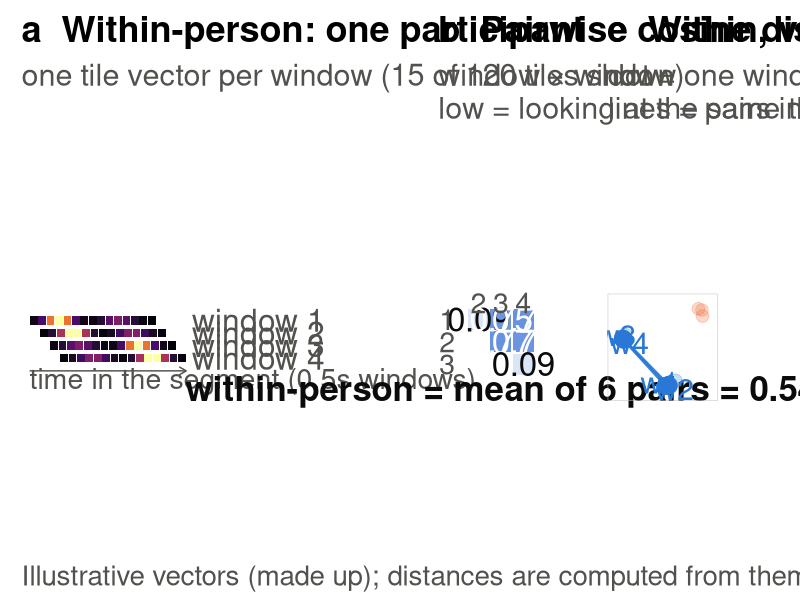
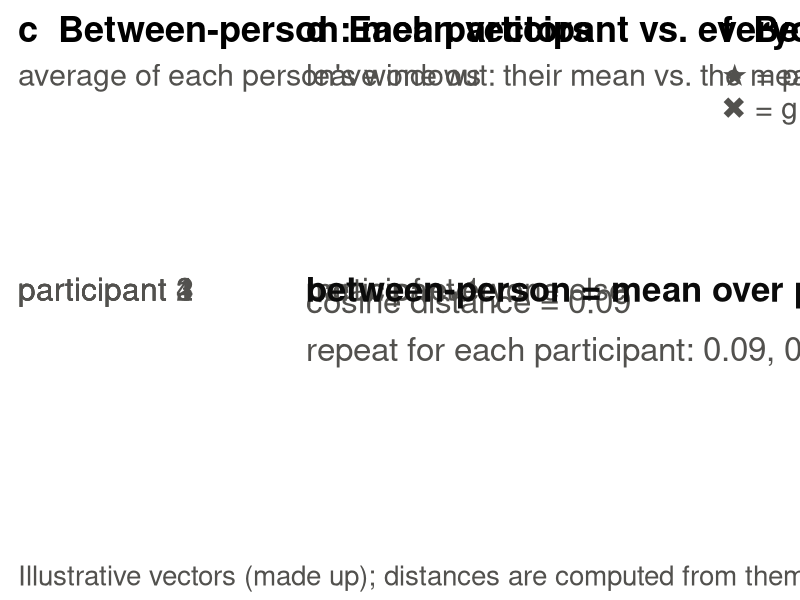

These figures' R source, in order:
## plot_within_between_schematic.R
## Generic schematic of the within/between cosine metric (calc_within_between_cosine.py), with illustrative (made-up)
## 15-block tile vectors; distances shown are computed from those vectors, and e/f place them in 2D by classical MDS.
##   within  = one person's windows in a segment, mean pairwise cosine distance
##   between = each person's segment-mean vector vs. the leave-one-out mean of everyone else's, averaged over people
##
## Output: figures/presentations/{within,between}_schematic.png
## Usage: Rscript scripts/preprocessing/viz/plot_within_between_schematic.R

suppressPackageStartupMessages({
  library(dplyr)
  library(tidyr)
  library(ggplot2)
  library(patchwork)
  library(here)
})

N <- 15; N_WIN <- 4; N_PEOPLE <- 4
SHIFT <- 1.2  # blocks each later window is offset right
TS <- 2  # text scale
INK <- "#0b0b0b"; INK2 <- "#52514e"; ACCENT <- "#2a78d6"

bump <- function(mu, sd = 0.8, h = 1) h * exp(-((1:N) - mu)^2 / (2 * sd^2))
cos_dist <- function(a, b) 1 - sum(a * b) / sqrt(sum(a^2) * sum(b^2))
# person x window peaks: people move between targets, and differ in which targets and how often
peaks <- list(c(4, 4.5, 11, 11.5), c(4.5, 5, 4, 10.5), c(7.5, 8, 11, 7), c(11, 11.5, 4, 11.5))
V <- lapply(peaks, \(pk) lapply(pk, \(m) bump(m) + bump(ifelse(m < 8, m + 7, m - 7), 0.9, 0.12)))

within_pairs <- combn(N_WIN, 2)
D1 <- matrix(NA, N_WIN, N_WIN)
for (k in seq_len(ncol(within_pairs))) {
  i <- within_pairs[1, k]; j <- within_pairs[2, k]
  D1[i, j] <- D1[j, i] <- cos_dist(V[[1]][[i]], V[[1]][[j]])
}
within_p1 <- mean(D1[upper.tri(D1)])
means <- lapply(V, \(w) Reduce(`+`, w) / N_WIN)
loo <- lapply(seq_len(N_PEOPLE), \(p) Reduce(`+`, means[-p]) / (N_PEOPLE - 1))
d_between <- sapply(seq_len(N_PEOPLE), \(p) cos_dist(means[[p]], loo[[p]]))

fill_scale <- scale_fill_viridis_c(option = "inferno", limits = c(0, 1), trans = "sqrt", guide = "none")
theme_s <- theme_void(base_size = 12 * TS) +
  theme(plot.title = element_text(size = 13 * TS, face = "bold", hjust = 0, margin = margin(b = 10)),
        plot.subtitle = element_text(size = 11 * TS, color = INK2, margin = margin(b = 14)), plot.margin = margin(6, 18, 6, 10))
strip_df <- function(vecs, labels, shift = 0) {
  bind_rows(lapply(seq_along(vecs), \(k) tibble(row = k, label = labels[k], x = 1:N + (k - 1) * shift, value = vecs[[k]] / max(vecs[[k]]))))
}
strips <- function(df, gap = 1.5, label_size = 4 * TS, extra_right = 0) {
  y_of <- function(r) -r * gap
  lab <- distinct(df, row, label) |> mutate(x = max(df$x) + 1.2 + extra_right, y = y_of(row))
  ggplot(df, aes(x, y_of(row), fill = value)) +
    geom_tile(width = 0.92, height = 1) +
    geom_text(data = lab, aes(x, y, label = label), inherit.aes = FALSE, hjust = 0, size = label_size, color = INK2) +
    fill_scale + coord_fixed(clip = "off") + theme_s
}

## a: one person's windows across a segment
win_labels <- sprintf("window %d", 1:N_WIN)
pa <- strips(strip_df(V[[1]], win_labels, SHIFT)) +
  annotate("segment", x = 0.5, xend = N + (N_WIN - 1) * SHIFT + 0.5, y = -(N_WIN + 1) * 1.5, yend = -(N_WIN + 1) * 1.5,
           arrow = arrow(length = unit(2, "mm")), color = INK2) +
  annotate("text", x = 0.5, y = -(N_WIN + 1) * 1.5 - 0.9, label = "time in the segment (0.5s windows)", hjust = 0, size = 3.6 * TS, color = INK2) +
  labs(title = "a  Within-person: one participant", subtitle = "one tile vector per window (15 of 120 tiles shown)") +
  theme(plot.margin = margin(6, 162, 6, 10))

## b: pairwise distances between that person's windows
dm <- expand.grid(i = 1:N_WIN, j = 1:N_WIN) |> mutate(d = D1[cbind(i, j)]) |> filter(i < j)
pb <- ggplot(dm, aes(j, -i)) +
  geom_tile(aes(fill = d), width = 0.94, height = 0.94) +
  geom_text(aes(label = sprintf("%.2f", d), color = d > 0.5), size = 4.2 * TS) +
  scale_fill_gradient(low = "#e8f1fb", high = ACCENT, limits = c(0, 1), guide = "none") +
  scale_color_manual(values = c(`FALSE` = INK, `TRUE` = "white"), guide = "none") +
  annotate("text", x = 2:N_WIN, y = -0.25, label = 2:N_WIN, size = 3.6 * TS, color = INK2) +
  annotate("text", x = 0.6, y = -(1:(N_WIN - 1)), label = 1:(N_WIN - 1), size = 3.6 * TS, color = INK2) +
  annotate("text", x = (N_WIN + 2) / 2, y = -N_WIN - 0.1, size = 4.4 * TS, color = INK, fontface = "bold",
           label = sprintf("within-person = mean of %d pairs = %.2f", ncol(within_pairs), within_p1)) +
  coord_fixed(xlim = c(0.4, N_WIN + 0.6), ylim = c(-N_WIN - 0.5, 0), clip = "off") +
  labs(title = "b  Pairwise cosine distance", subtitle = "window × window\nlow = looking at the same thing") +
  theme_s

## c: each person's segment-mean vector
pc <- strips(strip_df(means, sprintf("participant %d", 1:N_PEOPLE))) +
  annotate("rect", xmin = 0.45, xmax = N + 0.55, ymin = -1.5 - 0.6, ymax = -1.5 + 0.6, fill = NA, color = ACCENT, linewidth = 0.8) +
  labs(title = "c  Between-person: mean vectors", subtitle = "average of each person's windows") +
  theme(plot.margin = margin(6, 198, 6, 10))

## d: one person vs. the leave-one-out mean of the others
d_df <- strip_df(list(means[[1]], loo[[1]]), c("participant 1", "mean of everyone else"))
pd <- strips(d_df, gap = 2) +
  annotate("rect", xmin = 0.45, xmax = N + 0.55, ymin = -2 - 0.6, ymax = -2 + 0.6, fill = NA, color = ACCENT, linewidth = 0.8) +
  annotate("text", x = 0.5, y = -5.6, hjust = 0, vjust = 1, size = 4.2 * TS, color = INK2,
           label = sprintf("cosine distance = %.2f\nrepeat for each participant: %s", d_between[1],
                           paste(sprintf("%.2f", d_between), collapse = ", "))) +
  annotate("text", x = 0.5, y = -9.8, hjust = 0, size = 4.4 * TS, color = INK, fontface = "bold",
           label = sprintf("between-person = mean over participants = %.2f", mean(d_between))) +
  labs(title = "d  Each participant vs. everyone else", subtitle = "leave one out: their mean vs. the mean of the others") +
  theme(plot.margin = margin(6, 270, 90, 10))

## e, f: the same vectors as points in vector space (2D classical MDS of their cosine distances)
PCOL <- c("#2a78d6", "#eb6834", "#1baf7a", "#6250d6")
all_win <- unlist(V, recursive = FALSE)
Dall <- outer(seq_along(all_win), seq_along(all_win), Vectorize(\(i, j) cos_dist(all_win[[i]], all_win[[j]])))
xy <- cmdscale(Dall, k = 2)
pts <- tibble(person = factor(rep(1:N_PEOPLE, each = N_WIN)), win = rep(1:N_WIN, N_PEOPLE), x = xy[, 1], y = xy[, 2])
cent <- pts |> group_by(person) |> summarise(x = mean(x), y = mean(y))
grand <- summarise(cent, x = mean(x), y = mean(y))
lims <- list(x = range(pts$x) + c(-0.12, 0.12), y = range(pts$y) + c(-0.12, 0.12))
space_theme <- theme_s + theme(panel.border = element_rect(fill = NA, color = "#c3c2be"), legend.position = "none",
                               plot.margin = margin(6, 54, 6, 30))
p1_pairs <- filter(pts, person == 1) |> (\(q) bind_rows(lapply(seq_len(ncol(within_pairs)), \(k)
  tibble(x = q$x[within_pairs[1, k]], y = q$y[within_pairs[1, k]], xend = q$x[within_pairs[2, k]], yend = q$y[within_pairs[2, k]]))))()
pe <- ggplot(pts, aes(x, y)) +
  geom_point(data = filter(pts, person != 1), aes(color = person), size = 4, alpha = 0.25) +
  geom_segment(data = p1_pairs, aes(x = x, y = y, xend = xend, yend = yend), color = PCOL[1], linewidth = 1, alpha = 0.7) +
  geom_point(data = filter(pts, person == 1), color = PCOL[1], size = 5.5) +
  geom_text(data = filter(pts, person == 1), aes(label = paste0("w", win)), color = PCOL[1], size = 3.8 * TS,
            nudge_x = c(-0.07, 0.07, -0.07, 0.07), nudge_y = c(0.04, -0.04, 0.04, -0.04)) +
  scale_color_manual(values = PCOL) + coord_equal(xlim = lims$x, ylim = lims$y) +
  labs(title = "e  Within, vector space", subtitle = "dot = one window\nlines = pairs in b") + space_theme
pf <- ggplot(pts, aes(x, y)) +
  geom_point(aes(color = person), size = 4, alpha = 0.3) +
  geom_segment(data = cent, aes(x = x, y = y, xend = grand$x, yend = grand$y, color = person), linewidth = 1.2) +
  geom_text(data = cent, aes(color = person), label = "\u2605", size = 14) +
  geom_point(data = grand, shape = 4, size = 9, stroke = 3, color = INK) +
  scale_color_manual(values = PCOL) + coord_equal(xlim = lims$x, ylim = lims$y) +
  labs(title = "f  Between, vector space", subtitle = "\u2605 = participant mean\n\u2716 = group mean") + space_theme

CAPTION <- "Illustrative vectors (made up); distances are computed from them. Real vectors have 120 tiles."
save_fig <- function(p, name, w, h) {
  p <- p + plot_annotation(caption = CAPTION) & theme(plot.caption = element_text(color = INK2, size = 10 * TS, hjust = 0))
  out <- here("figures", "presentations", name)
  withCallingHandlers(  # patchwork 1.3.1 + ggplot2 4.0 emit a spurious annotation-theme warning
    ggsave(out, p, width = w, height = h, dpi = 200, bg = "white"),
    warning = function(w) if (grepl("annotation\\$theme", conditionMessage(w))) invokeRestart("muffleWarning"))
  cat("Saved", out, "\n")
}
save_fig(pa + pb + pe + plot_layout(widths = c(1.3, 0.75, 0.8)), "within_schematic.png", 24, 7)
save_fig(pc + pd + pf + plot_layout(widths = c(1, 1.05, 0.8)), "between_schematic.png", 24, 6.8)
cat(sprintf("within (participant 1) = %.3f; between per person = %s; mean = %.3f\n", within_p1,
            paste(sprintf("%.3f", d_between), collapse = ", "), mean(d_between)))
